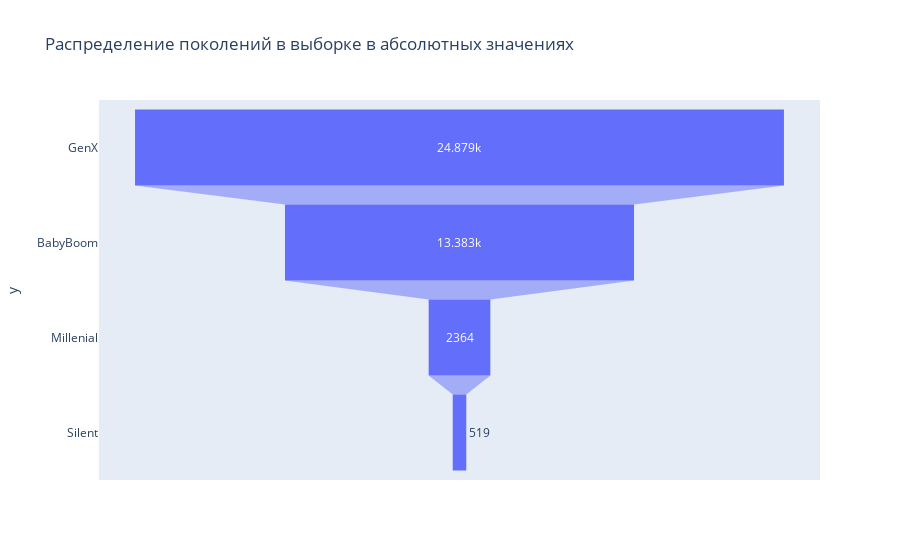

Write notebook code for a chart like this one.
### Markdown cell above
Посмотрим на абсолютное число значений людей, с которыми связался банк, или которые сами с ним связались, разделенное на поколения

### Code cell
fig = go.Figure(px.funnel(
    y =df['Generation'].value_counts().index,
    x = df['Generation'].value_counts(),
    title = "Распределение поколений в выборке в абсолютных значениях"
    ))

fig.show()

### Figure 1 — Plotly figure (JSON) as saved in the notebook; plotly's stock layout.template omitted (floating-point values rounded to 4 significant figures)
{"data": [{"hovertemplate": "x=%{x}<br>y=%{y}<extra></extra>", "legendgroup": "", "marker": {"color": "#636efa"}, "name": "", "orientation": "h", "showlegend": false, "type": "funnel", "x": [24879, 13383, 2364, 519], "xaxis": "x", "y": ["GenX", "BabyBoom", "Millenial", "Silent"], "yaxis": "y"}], "layout": {"legend": {"tracegroupgap": 0}, "title": {"text": "Распределение поколений в выборке в абсолютных значениях"}, "xaxis": {"anchor": "y", "domain": [0, 1], "title": {"text": "x"}}, "yaxis": {"anchor": "x", "domain": [0, 1], "title": {"text": "y"}}}}
